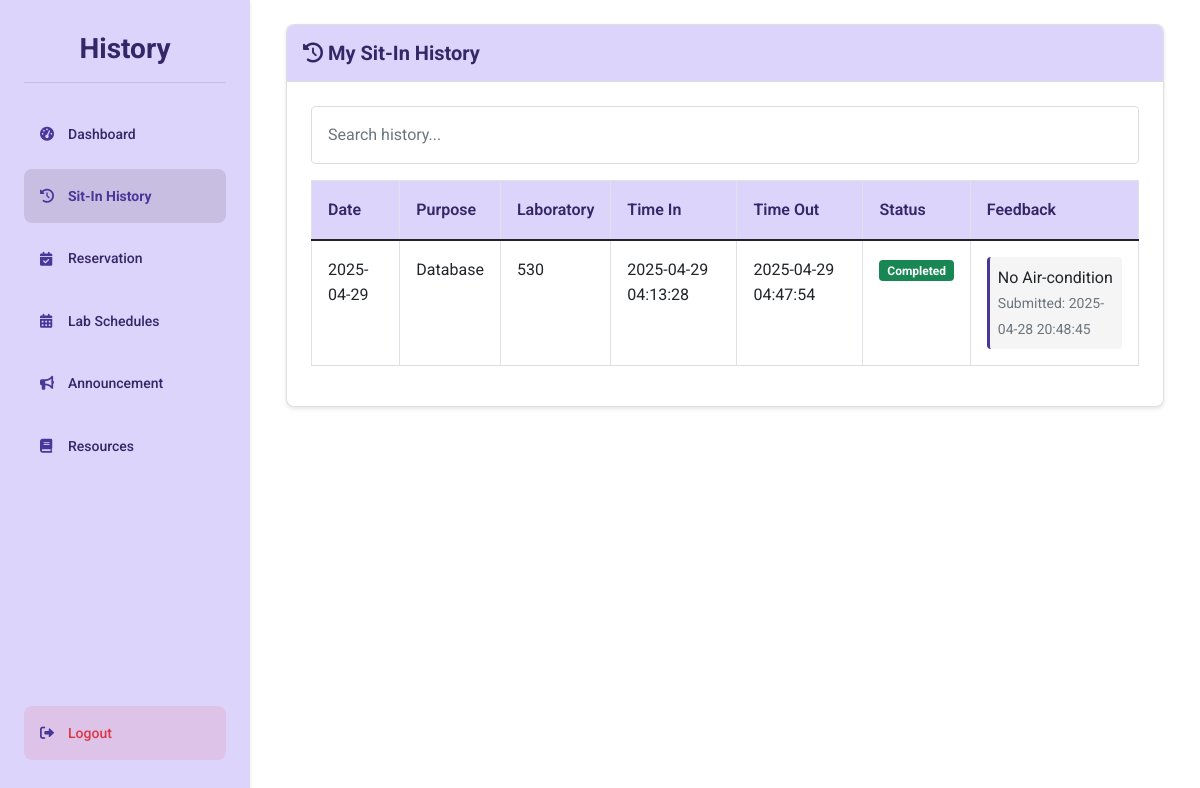
/student/sit-in-history (signed in), run on an earlier commit of the app's database.
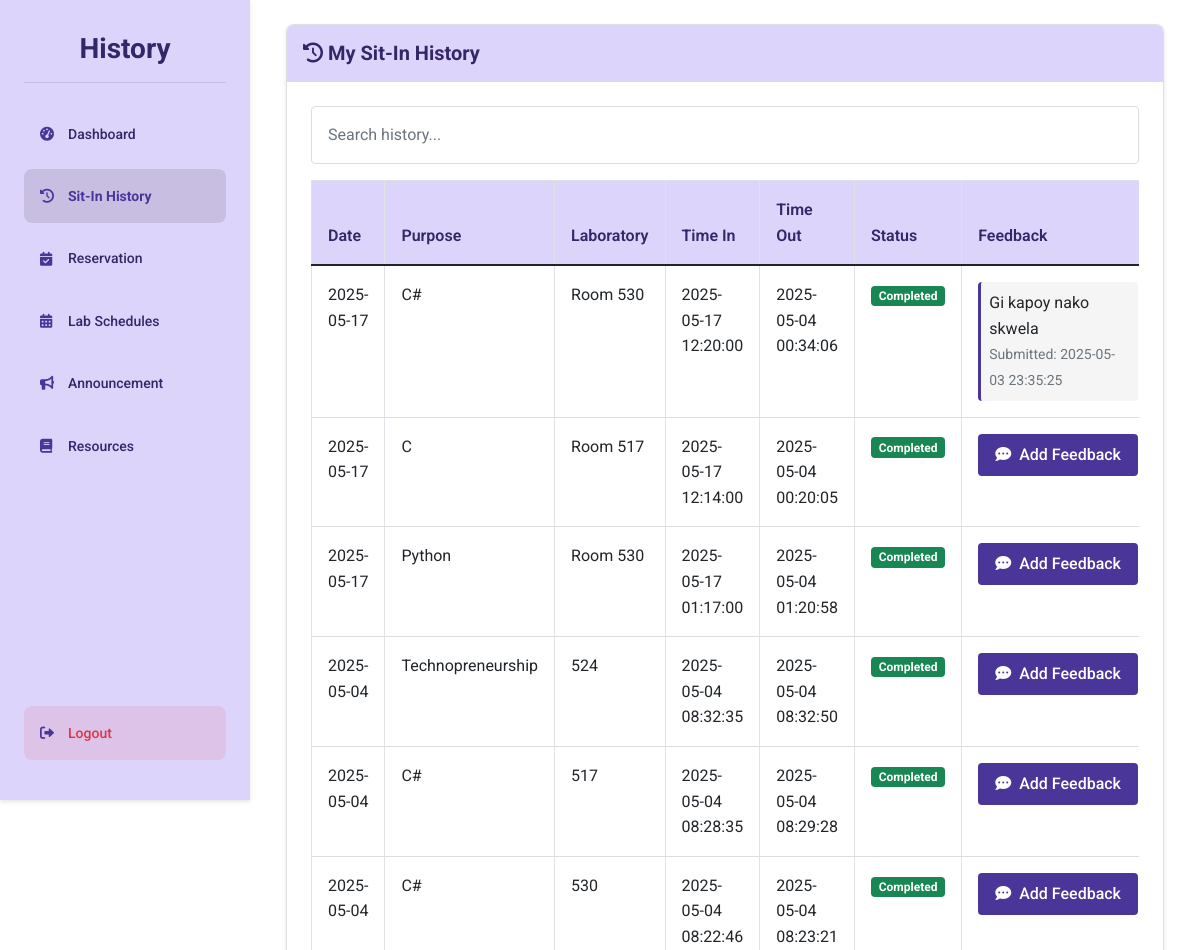
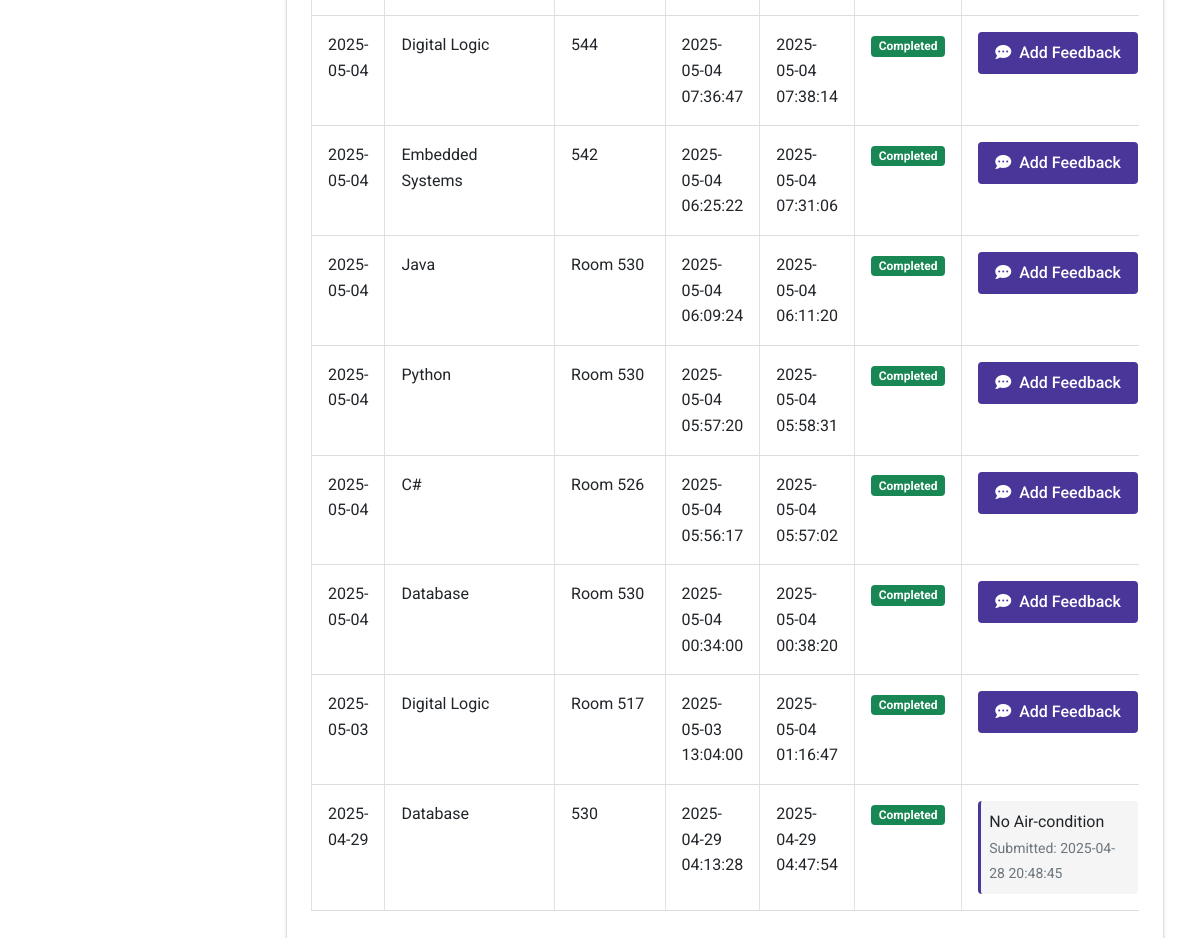
And on a later commit of the database (2 pictures, top to bottom).
### tables this page shows
CREATE TABLE sit_in_history (
    id INTEGER PRIMARY KEY AUTOINCREMENT,
    id_number TEXT NOT NULL,
    name TEXT NOT NULL,
    sit_purpose TEXT NOT NULL,
    laboratory TEXT NOT NULL,
    login_time TEXT NOT NULL,
    logout_time TEXT,
    date TEXT NOT NULL,
    action TEXT NOT NULL
, feedback TEXT, feedback_date TIMESTAMP);

### routes/student_routes.py (the view)
@student_bp.route('/sit-in-history')
def sit_in_history():
    if session.get('user_type') != 'student':
        session.clear()
        return redirect(url_for('auth.login'))
    student_id = session.get('user_id')
    history = get_sit_in_history_by_student(student_id)
    csrf_token = generate_csrf()
    print(f"Retrieved {len(history)} history records for student {student_id}")
    return render_template('sit_in_history.html', history=history, csrf_token=csrf_token)

### app.py (called while the page is built)
@app.after_request
def add_header(response):
    if 'Cache-Control' not in response.headers:
        response.headers['Cache-Control'] = 'no-store, no-cache, must-revalidate, post-check=0, pre-check=0, max-age=0'
        response.headers['Pragma'] = 'no-cache'
        response.headers['Expires'] = '-1'
    return response

### templates/sit_in_history.html (shortened to what this page needs)
{% extends 'base.html' %}
{% block content %}
<div class="dashboard-container">
    <div class="sidebar">
        <h1 class="dashboard-title">History</h1>
        <div class="menu-container">
            <a href="{{ url_for('student.dashboard') }}" class="menu-btn">
                <i class="fas fa-tachometer-alt"></i> Dashboard
            </a>
            <a href="{{ url_for('student.sit_in_history') }}" class="menu-btn active">
                <i class="fas fa-history"></i> Sit-In History
            </a>
            <a href="{{ url_for('student.reserve') }}" class="menu-btn">
                <i class="fas fa-calendar-check"></i> Reservation
            </a>
            <a href="{{ url_for('student.lab_schedules') }}" class="menu-btn">
                <i class="fas fa-calendar-alt"></i> Lab Schedules
            </a>
            <a href="{{ url_for('student.announcements') }}" class="menu-btn">
                <i class="fas fa-bullhorn"></i> Announcement
            </a>
            <a href="{{ url_for('student.resources') }}" class="menu-btn">
                <i class="fas fa-book"></i> Resources
            </a>
        </div>
        <a href="{{ url_for('auth.logout') }}" class="menu-btn logout-btn">
            <i class="fas fa-sign-out-alt"></i> Logout
        </a>
    </div>
    <div class="main-content">
        <div class="container-fluid">
            <div class="card">
                <div class="card-header">
                    <h3 class="card-title"><i class="fas fa-history"></i> My Sit-In History</h3>
                </div>
                <div class="card-body">
                    <input type="text" id="searchInput" onkeyup="searchHistory()" placeholder="Search history..." class="form-control mb-3">
                    <div class="table-responsive">
                        <table class="table table-bordered table-hover" id="historyTable">
                            <thead>
                                <tr>
                                    <th>Date</th>
                                    <th>Purpose</th>
                                    <th>Laboratory</th>
                                    <th>Time In</th>
                                    <th>Time Out</th>
                                    <th>Status</th>
                                    <th>Feedback</th>
                                </tr>
                            </thead>
                            <tbody>
                                {% if history is defined and history %}
                                    {% for record in history %}
                                    <tr>
                                        <td>{{ record.date }}</td>
                                        <td>{{ record.sit_purpose }}</td>
                                        <td>{{ record.laboratory }}</td>
                                        <td>{{ record.login_time }}</td>
                                        <td>{{ record.logout_time if record.logout_time else 'Active' }}</td>
                                        <td>
                                            <span class="badge {% if record.logout_time %}bg-success{% else %}bg-primary{% endif %}">
                                                {{ 'Completed' if record.logout_time else 'Active' }}
                                            </span>
                                        </td>
                                        <td>
                                            {% if record.feedback %}
                                                <div class="feedback-content">
                                                    <p class="mb-0">{{ record.feedback }}</p>
                                                    <small class="text-muted">Submitted: {{ record.feedback_date }}</small>
                                                </div>
                                            {% else %}
                                                {% if record.logout_time %}
                                                    <button type="button" class="btn btn-sm btn-primary feedback-btn"
                                                            data-bs-toggle="modal"
                                                            data-bs-target="#feedbackModal-{{ record.id }}">
                                                        <i class="fas fa-comment-dots me-1"></i> Add Feedback
                                                    </button>
                                                {% else %}
                                                    <span class="text-muted">Session in progress</span>
                                                {% endif %}
                                            {% endif %}
                                        </td>
                                    </tr>
                                    {% endfor %}
                                {% else %}
                                    <tr>
                                        <td colspan="7" class="text-center py-4">
                                            <i class="fas fa-info-circle me-2"></i> No history records found
                                        </td>
                                    </tr>
                                {% endif %}
                            </tbody>
                        </table>
                    </div>
                </div>
            </div>
        </div>
    </div>
</div>
{% endblock %}

### templates/base.html (shortened to what this page needs)
<!DOCTYPE html>
<html lang="en">
<head>
  <link href="https://cdn.jsdelivr.net/npm/bootstrap@5.1.3/dist/css/bootstrap.min.css" rel="stylesheet">
  <link rel="stylesheet" href="https://cdnjs.cloudflare.com/ajax/libs/font-awesome/6.0.0/css/all.min.css">
  <link rel="stylesheet" href="{{ url_for('static', filename='css/styles.css') }}">
</head>
<body>
  {% block content %}{% endblock %}
</body>
</html>

### static/css/styles.css (style rules this page uses)
:root { --primary: #4a3599; --primary-light: #ddd4fc; --primary-dark: #352667; --secondary: #6c63ff; --accent: #7f6df2; --text-dark: #333333; --text-medium: #555555; --text-light: #777777; --white: #ffffff; --light-gray: #f5f5f5; --mid-gray: #e0e0e0; --border-color: #dddddd; --success: #28a745; --danger: #dc3545; --warning: #ffc107; --info: #17a2b8; --font-family: 'Roboto', Arial, sans-serif; --h1-size: 2rem; --h2-size: 1.75rem; --h3-size: 1.5rem; --h4-size: 1.25rem; --body-size: 1rem; --small-size: 0.875rem; --space-xs: 0.25rem; --space-sm: 0.5rem; --space-md: 1rem; --space-lg: 1.5rem; --space-xl: 2rem; --radius-sm: 4px; --radius-md: 8px; --radius-lg: 15px; --shadow-sm: 0 2px 4px rgba(0, 0, 0, 0.1); --shadow-md: 0 4px 8px rgba(0, 0, 0, 0.1); --shadow-lg: 0 8px 16px rgba(0, 0, 0, 0.1); }
* { margin: 0; padding: 0; box-sizing: border-box; }
body { font-family: var(--font-family); color: var(--text-dark); background-color: var(--light-gray); line-height: 1.6; font-size: var(--body-size); }
a { color: var(--primary); text-decoration: none; transition: color 0.3s ease; }
h1, h2, h3, h4, h5, h6 { font-weight: 700; line-height: 1.2; margin-bottom: var(--space-md); color: var(--primary-dark); }
h1 { font-size: var(--h1-size); }
h3 { font-size: var(--h3-size); }
.dashboard-container { width: 100%; min-height: 100vh; display: flex; background-color: var(--white); overflow: hidden; padding-left: 250px; position: relative; }
.main-content { flex: 1; padding: var(--space-lg); overflow-y: auto; width: calc(100% - 250px); }
.sidebar { width: 250px; background-color: #DDD4FC; padding: var(--space-xl) var(--space-lg); display: flex; flex-direction: column; height: 100vh; position: fixed; left: 0; top: 0; z-index: 1000; box-shadow: var(--shadow-sm); transition: transform 0.3s ease; }
.dashboard-title { color: var(--primary-dark); font-size: var(--h2-size); font-weight: bold; padding-bottom: var(--space-md); margin-bottom: var(--space-lg); border-bottom: 1px solid rgba(0, 0, 0, 0.1); text-align: center; }
.menu-container { display: flex; flex-direction: column; flex: 1; overflow-y: auto; margin-bottom: var(--space-lg); }
.menu-btn { background-color: transparent; border: none; padding: var(--space-md); border-radius: var(--radius-md); font-size: var(--small-size); font-weight: 500; text-align: left; cursor: pointer; transition: all 0.2s ease; color: var(--primary-dark); text-decoration: none; display: flex; align-items: center; gap: var(--space-sm); margin-bottom: var(--space-sm); }
.menu-btn.active { background-color: rgba(0, 0, 0, 0.1); font-weight: bold; color: var(--primary); }
.menu-btn i { width: 20px; color: var(--primary); }
.logout-btn { margin-top: auto; background-color: rgba(220, 53, 69, 0.1); color: var(--danger); }
.form-control { width: 100%; padding: var(--space-md); border: 1px solid var(--border-color); border-radius: var(--radius-sm); font-size: var(--body-size); transition: border-color 0.3s; }
.btn { display: inline-block; font-weight: 500; text-align: center; white-space: nowrap; vertical-align: middle; user-select: none; border: 1px solid transparent; padding: var(--space-sm) var(--space-md); font-size: var(--body-size); line-height: 1.5; border-radius: var(--radius-sm); transition: all 0.3s ease; cursor: pointer; }
.btn-primary { background-color: var(--primary); color: var(--white); }
.card { background-color: var(--white); border-radius: var(--radius-md); box-shadow: var(--shadow-sm); overflow: hidden; margin-bottom: var(--space-lg); }
.card-header { padding: var(--space-md); background-color: var(--primary-light); border-bottom: 1px solid var(--border-color); }
.card-title { margin: 0; color: var(--primary-dark); font-size: var(--h4-size); }
.card-body { padding: var(--space-lg); }
.table { width: 100%; border-collapse: collapse; }
.table th, .table td { padding: var(--space-md); text-align: left; border-bottom: 1px solid var(--border-color); }
.table th { background-color: var(--primary-light); color: var(--primary-dark); font-weight: 600; }

### templates/sit_in_history.html (style rules this page uses)
.feedback-content { background-color: var(--light-gray, #f5f5f5); padding: 8px; border-radius: var(--radius-sm, 4px); border-left: 3px solid var(--primary, #4a3599); }

What changed in the data, as far as the page shows it:
added sit_in_history: date "2025-05-17", sit_purpose "C#", laboratory "Room 530", login_time "2025-05-17 12:20:00", logout_time "2025-05-04 00:34:06", action "Completed", feedback "Gi kapoy nako skwela", feedback_date "2025-05-03 23:35:25"
added sit_in_history: date "2025-05-17", sit_purpose "C", laboratory "Room 517", login_time "2025-05-17 12:14:00", logout_time "2025-05-04 00:20:05", action "Completed"
added sit_in_history: date "2025-05-17", sit_purpose "Python", laboratory "Room 530", login_time "2025-05-17 01:17:00", logout_time "2025-05-04 01:20:58", action "Completed"
added sit_in_history: date "2025-05-04", sit_purpose "Technopreneurship", laboratory "524", login_time "2025-05-04 08:32:35", logout_time "2025-05-04 08:32:50", action "Completed"
added sit_in_history: date "2025-05-04", sit_purpose "C#", laboratory "517", login_time "2025-05-04 08:28:35", logout_time "2025-05-04 08:29:28", action "Completed"
added sit_in_history: date "2025-05-04", sit_purpose "C#", laboratory "530", login_time "2025-05-04 08:22:46", logout_time "2025-05-04 08:23:21", action "Completed"
added sit_in_history: date "2025-05-04", sit_purpose "Digital Logic", laboratory "544", login_time "2025-05-04 07:36:47", logout_time "2025-05-04 07:38:14", action "Completed"
added sit_in_history: date "2025-05-04", sit_purpose "Embedded Systems", laboratory "542", login_time "2025-05-04 06:25:22", logout_time "2025-05-04 07:31:06", action "Completed"
added sit_in_history: date "2025-05-04", sit_purpose "Java", laboratory "Room 530", login_time "2025-05-04 06:09:24", logout_time "2025-05-04 06:11:20", action "Completed"
added sit_in_history: date "2025-05-04", sit_purpose "Python", laboratory "Room 530", login_time "2025-05-04 05:57:20", logout_time "2025-05-04 05:58:31", action "Completed"
added sit_in_history: date "2025-05-04", sit_purpose "C#", laboratory "Room 526", login_time "2025-05-04 05:56:17", logout_time "2025-05-04 05:57:02", action "Completed"
added sit_in_history: date "2025-05-04", sit_purpose "Database", laboratory "Room 530", login_time "2025-05-04 00:34:00", logout_time "2025-05-04 00:38:20", action "Completed"
added sit_in_history: date "2025-05-03", sit_purpose "Digital Logic", laboratory "Room 517", login_time "2025-05-03 13:04:00", logout_time "2025-05-04 01:16:47", action "Completed"
